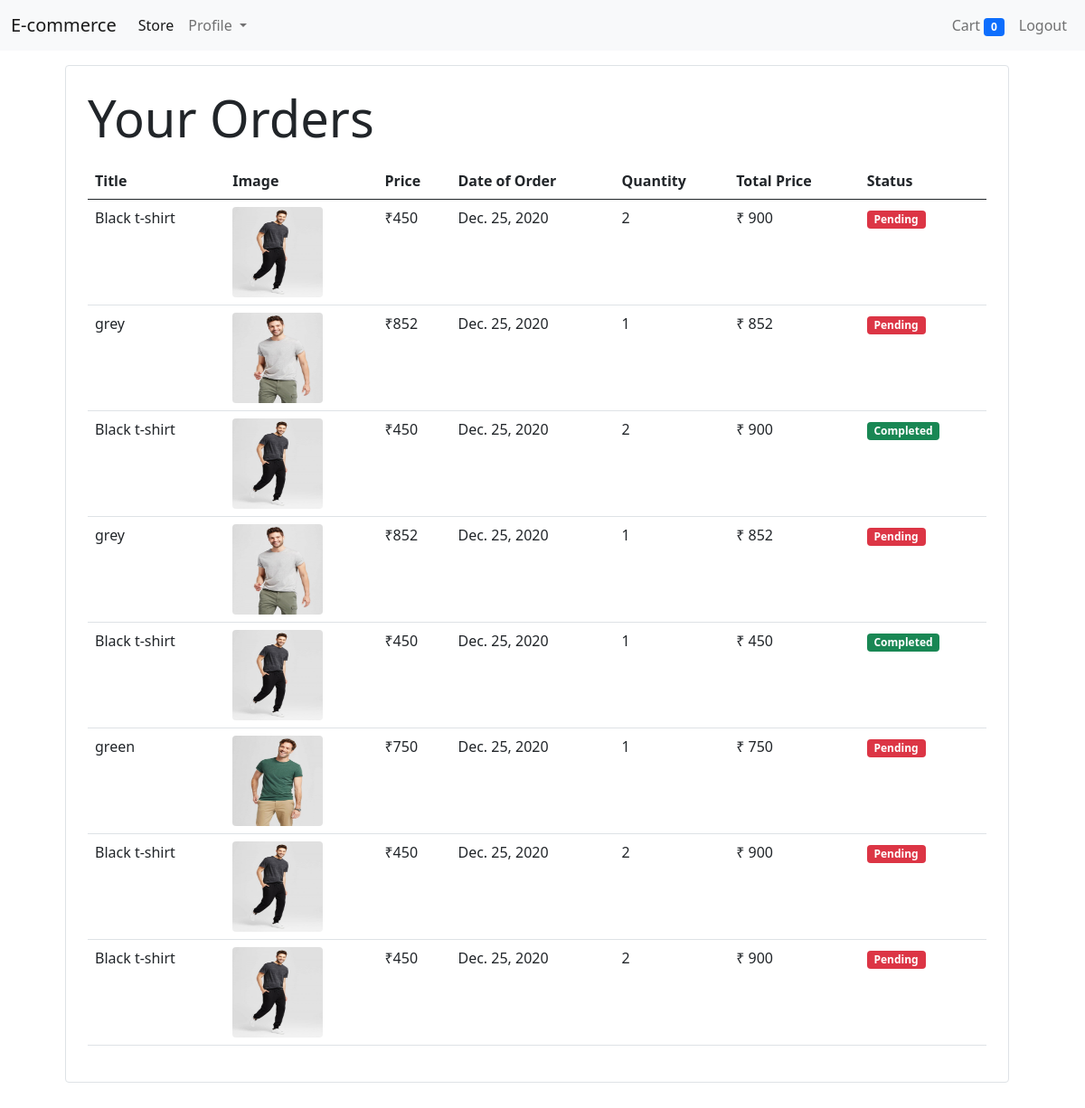
/orders (signed in), run on the app's committed database.
### orders/models.py (models this page shows)
class Order(models.Model):
    product = models.ForeignKey(Product,on_delete=models.CASCADE,default=1)
    customer = models.ForeignKey(Customer,on_delete=models.CASCADE,default=1)
    quantity = models.IntegerField(default=1)
    price = models.IntegerField()
    address = models.CharField(max_length=50,default='',blank=True)
    mob_no = models.CharField(max_length=50,default='',blank=True)
    datetime = models.DateField(default=datetime.datetime.today)
    status = models.BooleanField(default=False)

### products/models.py (models this page shows, shortened)
class Product(models.Model):
    title = models.CharField(max_length=50)
    price = models.IntegerField(default=0)
    category = models.ForeignKey(Categories ,on_delete=models.CASCADE,default=1)
    description = models.CharField(max_length=200,default="Hey its Cool")
    images =  models.ImageField(upload_to="products_images/")

### products/middleware/auth.py (the view)
    def middleware(request):
        returnURL = request.META['PATH_INFO']
        if not request.session.get('customer_id'):
            return redirect(f'login?return_url={returnURL}')
        response = get_response(request)
        return response

### orders/views.py (called while the page is built)
    def get(self,request):
        customer_id = request.session.get('customer_id')
        if customer_id:
            try:
                orders = Order.objects.filter(customer = customer_id).order_by('-datetime')
                print(orders)
                if orders:
                    return render(request,'orders.html',{'orders':orders})
                else:
                    return render(request,'orders.html',{})
            except Order.DoesNotExist:
                return render(request,'orders.html',{})

### products/templatetags/cart.py (called while the page is built)
@register.filter(name="currency")
def currency(number):
	return "₹"+str(number)

@register.filter(name="multiply")
def multiply(number1,number2):
	return number1 * number2

### templates/orders.html
{% extends 'base.html' %}
{% block content %}
{% load cart %}
<div class="container p-4 m-4">
    <div class="border rounded p-4 m-4" style="margin-top:300px;padding-top:200px;">
        {% if request.session.customer_id %}
        <p class="display-4">Your Orders</p>
        <table class="table">
            <thead>
                <tr>
                    <th>Title</th>
                    <th>Image</th>
                    <th>Price</th>
                    <th>Date of Order</th>
                    <th>Quantity</th>
                    <th>Total Price</th>
                    <th>Status</th>
                </tr>
            </thead>
            <tbody>
                {% for order in orders %}
                    <tr>
                        <td>{{ order.product.title }}</td>
                        <td><img src="{{ order.product.images.url }}" height="100px" width="100px" class="rounded"></td>
                        <td>{{ order.product.price|currency }}</td>
                        <td>{{ order.datetime }}</td>
                        <td>{{ order.quantity }}</td>
                        <td>₹ {{ order.product.price|multiply:order.quantity }}</td>
                        {% if order.status %}
                        <td><small class="badge bg-success">Completed</small></td>
                        {% else %}
                        <td><small class="badge bg-danger">Pending</small></td>
                        {% endif %}
                    </tr>
                {% endfor %}
            </tbody>
        </table>
        {% else %}
             <p class="display-4">You have No Orders</p>
             <a href="/" class="btn btn-block btn-success">Go For Shoping</a>
        {% endif %}
        </div>
    </div>
{% endblock %}

### data on the page
Order: product "Black t-shirt", product.images (picture), product.price "₹450", datetime "Dec. 25, 2020", quantity "2", product.price|multiply "900", status "Pending"
Order: product "grey", product.images (picture), product.price "₹852", datetime "Dec. 25, 2020", quantity "1", product.price|multiply "852", status "Pending"
Order: product "Black t-shirt", product.images (picture), product.price "₹450", datetime "Dec. 25, 2020", quantity "2", product.price|multiply "900", status "Completed"
Order: product "grey", product.images (picture), product.price "₹852", datetime "Dec. 25, 2020", quantity "1", product.price|multiply "852", status "Pending"
Order: product "Black t-shirt", product.images (picture), product.price "₹450", datetime "Dec. 25, 2020", quantity "1", product.price|multiply "450", status "Completed"
Order: product "green", product.images (picture), product.price "₹750", datetime "Dec. 25, 2020", quantity "1", product.price|multiply "750", status "Pending"
Order: product "Black t-shirt", product.images (picture), product.price "₹450", datetime "Dec. 25, 2020", quantity "2", product.price|multiply "900", status "Pending"
Order: product "Black t-shirt", product.images (picture), product.price "₹450", datetime "Dec. 25, 2020", quantity "2", product.price|multiply "900", status "Pending"

### other printed values
{{ request.session.cart.keys|length }} "0"
